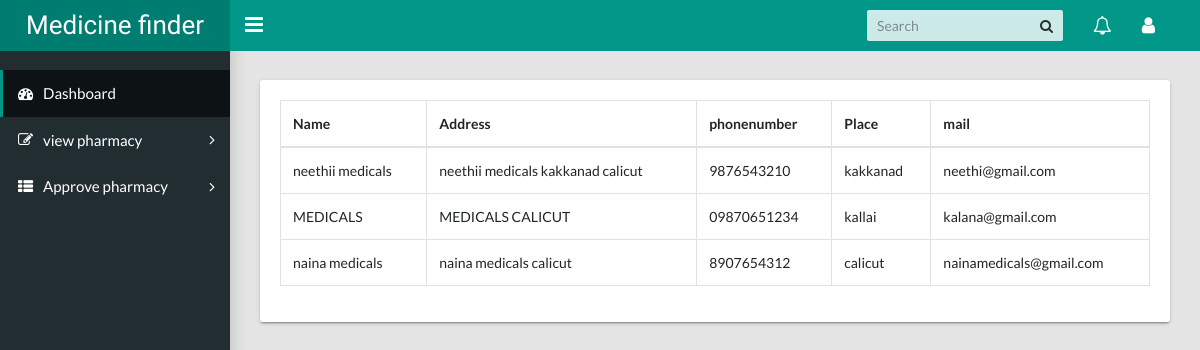
The app's page /approvepharmacy, older data.
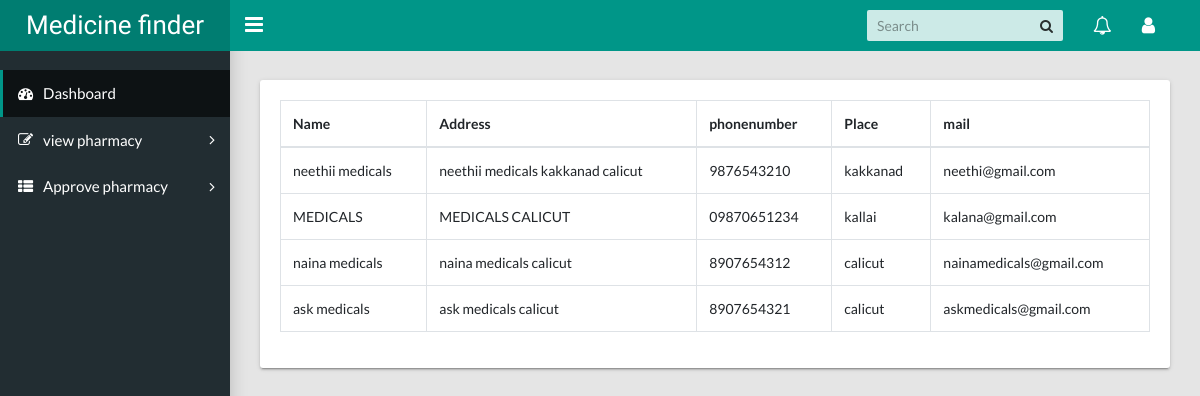
The same page, newer data.
### myapp/models.py (models this page shows)
class pharmacyreg(models.Model):
    Login_id=models.ForeignKey(Login,on_delete=models.CASCADE)
    name=models.CharField(max_length=30)
    address=models.CharField(max_length=80)
    phone=models.CharField(max_length=30)
    place=models.CharField(max_length=30)
    email=models.EmailField(max_length=30)
    username=models.CharField(max_length=30)
    password=models.CharField(max_length=30)
    role=models.CharField(max_length=20)
    pharmacystatus=models.CharField(max_length=10)
    def __str__(self):
        return self.place

### medicinefinder/views.py (the view)
# urls.py: path("approvepharmacy",views.admin_approvepharmacy,name="admin_approvepharmacy"),
def admin_approvepharmacy(request):
    data=pharmacyreg.objects.all()
    print(data)
    return render(request,'Approvedpharmacy.html',{'data':data})

### medicinefinder/templates/Approvedpharmacy.html (shortened to what this page needs)
<!DOCTYPE html>
<html lang="en">
  <head>
    <link rel="stylesheet" type="text/css" href="../static/css/main.css">
    <link rel="stylesheet" type="text/css" href="https://maxcdn.bootstrapcdn.com/font-awesome/4.7.0/css/font-awesome.min.css">
  </head>
  <body class="app sidebar-mini">
    <header class="app-header"><a class="app-header__logo" href="">Medicine finder</a>
      <a class="app-sidebar__toggle" href="#" data-toggle="sidebar" aria-label="Hide Sidebar"></a>
      <ul class="app-nav">
        <li class="app-search">
          <input class="app-search__input" type="search" placeholder="Search">
          <button class="app-search__button"><i class="fa fa-search"></i></button>
        </li>
        <li class="dropdown"><a class="app-nav__item" href="#" data-toggle="dropdown" aria-label="Show notifications"><i class="fa fa-bell-o fa-lg"></i></a>
        </li>
        <li class="dropdown"><a class="app-nav__item" href="#" data-toggle="dropdown" aria-label="Open Profile Menu"><i class="fa fa-user fa-lg"></i></a>
        </li>
      </ul>
    </header>
    <aside class="app-sidebar">
      <ul class="app-menu">
        <li><a class="app-menu__item active" href="{% url 'admin_dashboard' %}"><i class="app-menu__icon fa fa-dashboard"></i><span class="app-menu__label">Dashboard</span></a></li>
        <li class="treeview"><a class="app-menu__item" href="{% url 'admin_viewpharmacy' %}" data-toggle="treeview"><i class="app-menu__icon fa fa-edit"></i><span class="app-menu__label">view pharmacy</span><i class="treeview-indicator fa fa-angle-right"></i></a>
        </li>
        <li class="treeview"><a class="app-menu__item" href="{% url 'admin_approvepharmacy' %}" data-toggle="treeview"><i class="app-menu__icon fa fa-th-list"></i><span class="app-menu__label">Approve pharmacy</span><i class="treeview-indicator fa fa-angle-right"></i></a>
        </li>
    </aside>
    <main class="app-content">
        <div class="row">
          <div class="col-md-12">
            <div class="tile">
              <div class="tile-body">
                <div class="table-responsive">
                  <table class="table table-hover table-bordered" id="sampleTable">
                        <thead>
                          <tr>
                            <th>Name</th>
                            <th>Address</th>
                            <th>phonenumber</th>
                            <th>Place</th>
                            <th>mail</th>
                          </tr>
                        </thead>
                        <tbody>
                          {% for i in data %}
                          {% if i.pharmacystatus == "0" %}
                          <tr>
                            <td>{{i.name}}</td>
                            <td>{{i.address}}</td>
                            <td>{{i.phone}}</td>
                            <td>{{i.place}}</td>
                            <td>{{i.email}}</td>
                          </tr>
                          {% endif %}
                          {% endfor %}
                        </tbody>
                </div>
              </div>
            </div>
          </div>
        </div>
      </main>
  </body>
</html>

Row changes from the older to the newer data that the page shows:
added pharmacyreg: name "ask medicals", address "ask medicals calicut", phone "8907654321", place "calicut", email "askmedicals@gmail.com"
